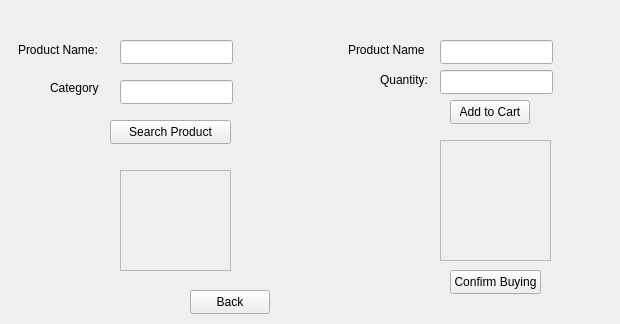
<?xml version="1.0" encoding="UTF-8"?>
<ui version="4.0">
 <class>Customer</class>
 <widget class="QWidget" name="Customer">
  <property name="geometry">
   <rect>
    <x>0</x>
    <y>0</y>
    <width>620</width>
    <height>324</height>
   </rect>
  </property>
  <property name="windowTitle">
   <string>Form</string>
  </property>
  <property name="windowOpacity">
   <double>1.000000000000000</double>
  </property>
  <widget class="QLineEdit" name="addProductText">
   <property name="geometry">
    <rect>
     <x>440</x>
     <y>40</y>
     <width>113</width>
     <height>24</height>
    </rect>
   </property>
  </widget>
  <widget class="QLabel" name="label">
   <property name="geometry">
    <rect>
     <x>18</x>
     <y>40</y>
     <width>81</width>
     <height>20</height>
    </rect>
   </property>
   <property name="text">
    <string>Product Name:</string>
   </property>
  </widget>
  <widget class="QPushButton" name="searchProductButton">
   <property name="geometry">
    <rect>
     <x>110</x>
     <y>120</y>
     <width>121</width>
     <height>24</height>
    </rect>
   </property>
   <property name="text">
    <string>Search Product</string>
   </property>
  </widget>
  <widget class="QPushButton" name="customerBackButton">
   <property name="geometry">
    <rect>
     <x>190</x>
     <y>290</y>
     <width>80</width>
     <height>24</height>
    </rect>
   </property>
   <property name="text">
    <string>Back</string>
   </property>
  </widget>
  <widget class="QPushButton" name="confirmBuyingButton">
   <property name="geometry">
    <rect>
     <x>450</x>
     <y>270</y>
     <width>91</width>
     <height>24</height>
    </rect>
   </property>
   <property name="text">
    <string>Confirm Buying</string>
   </property>
  </widget>
  <widget class="QPushButton" name="addToCartButton">
   <property name="geometry">
    <rect>
     <x>450</x>
     <y>100</y>
     <width>80</width>
     <height>24</height>
    </rect>
   </property>
   <property name="text">
    <string>Add to Cart</string>
   </property>
  </widget>
  <widget class="QLineEdit" name="searchNameText">
   <property name="geometry">
    <rect>
     <x>120</x>
     <y>40</y>
     <width>113</width>
     <height>24</height>
    </rect>
   </property>
  </widget>
  <widget class="QLineEdit" name="searchCategoryText">
   <property name="geometry">
    <rect>
     <x>120</x>
     <y>80</y>
     <width>113</width>
     <height>24</height>
    </rect>
   </property>
  </widget>
  <widget class="QLabel" name="label_2">
   <property name="geometry">
    <rect>
     <x>50</x>
     <y>80</y>
     <width>49</width>
     <height>16</height>
    </rect>
   </property>
   <property name="text">
    <string>Category</string>
   </property>
  </widget>
  <widget class="QLabel" name="label_3">
   <property name="geometry">
    <rect>
     <x>348</x>
     <y>40</y>
     <width>81</width>
     <height>20</height>
    </rect>
   </property>
   <property name="text">
    <string>Product Name</string>
   </property>
  </widget>
  <widget class="QLabel" name="label_4">
   <property name="geometry">
    <rect>
     <x>380</x>
     <y>70</y>
     <width>51</width>
     <height>20</height>
    </rect>
   </property>
   <property name="text">
    <string>Quantity:</string>
   </property>
  </widget>
  <widget class="QLineEdit" name="addQuantityText">
   <property name="geometry">
    <rect>
     <x>440</x>
     <y>70</y>
     <width>113</width>
     <height>24</height>
    </rect>
   </property>
  </widget>
  <widget class="QScrollArea" name="scrollArea">
   <property name="geometry">
    <rect>
     <x>120</x>
     <y>170</y>
     <width>111</width>
     <height>101</height>
    </rect>
   </property>
   <property name="widgetResizable">
    <bool>true</bool>
   </property>
   <widget class="QWidget" name="scrollAreaWidgetContents">
    <property name="geometry">
     <rect>
      <x>0</x>
      <y>0</y>
      <width>109</width>
      <height>99</height>
     </rect>
    </property>
    <layout class="QVBoxLayout" name="verticalLayout">
     <item>
      <widget class="QLabel" name="productListText">
       <property name="text">
        <string/>
       </property>
       <property name="alignment">
        <set>Qt::AlignCenter</set>
       </property>
      </widget>
     </item>
    </layout>
   </widget>
  </widget>
  <widget class="QScrollArea" name="scrollArea_2">
   <property name="geometry">
    <rect>
     <x>440</x>
     <y>140</y>
     <width>111</width>
     <height>121</height>
    </rect>
   </property>
   <property name="widgetResizable">
    <bool>true</bool>
   </property>
   <widget class="QWidget" name="scrollAreaWidgetContents_2">
    <property name="geometry">
     <rect>
      <x>0</x>
      <y>0</y>
      <width>109</width>
      <height>119</height>
     </rect>
    </property>
    <layout class="QVBoxLayout" name="verticalLayout_2">
     <item>
      <widget class="QLabel" name="cartListText">
       <property name="text">
        <string/>
       </property>
       <property name="alignment">
        <set>Qt::AlignCenter</set>
       </property>
      </widget>
     </item>
    </layout>
   </widget>
  </widget>
 </widget>
 <resources/>
 <connections/>
</ui>
